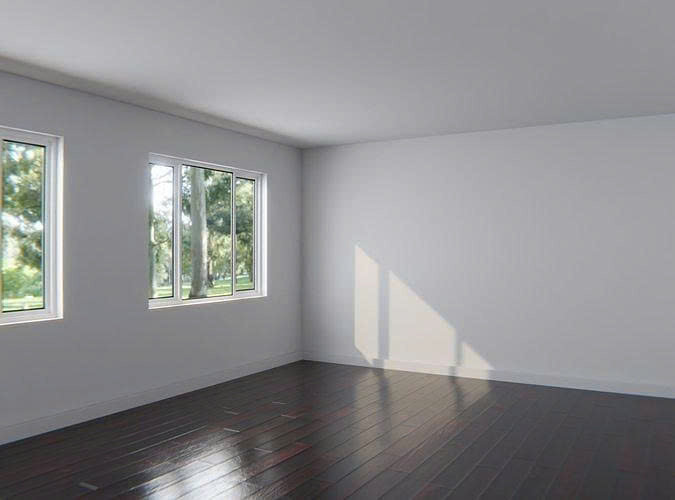
#> input picture test/reconstruction/room2.jpg, 675 x 500 px
$ python pano_lsd_align.py --i ../../../../test/reconstruction/room2.jpg --o_prefix ../../../../test/reconstruction/bedroom_0019.png
#> lines starting #> are read from the running program, lines starting #| are printed output that depends on the picture
'''
This script is helper function for preprocessing.
Most of the code are converted from LayoutNet official's matlab code.
All functions, naming rule and data flow follow official for easier
converting and comparing.
Code is not optimized for python or numpy yet.
'''

import sys
import numpy as np
from scipy.ndimage import map_coordinates
import cv2
from pylsd import lsd


# [80 lines left out: functions computeUVN, computeUVN_vec, xyz2uvN, uv2xyzN, uv2xyzN_vec, not called in this run]


def warpImageFast(im, XXdense, YYdense):
    minX = max(1., np.floor(XXdense.min()) - 1)
    minY = max(1., np.floor(YYdense.min()) - 1)

    maxX = min(im.shape[1], np.ceil(XXdense.max()) + 1)
    maxY = min(im.shape[0], np.ceil(YYdense.max()) + 1)

    im = im[int(round(minY-1)):int(round(maxY)),
            int(round(minX-1)):int(round(maxX))]

    assert XXdense.shape == YYdense.shape
    out_shape = XXdense.shape
    coordinates = [
        (YYdense - minY).reshape(-1),
        (XXdense - minX).reshape(-1),
    ]
    im_warp = np.stack([
        map_coordinates(im[..., c], coordinates, order=1).reshape(out_shape)
        for c in range(im.shape[-1])],
        axis=-1)

    return im_warp


# [47 lines left out: function rotatePanorama, not called in this run]


def imgLookAt(im, CENTERx, CENTERy, new_imgH, fov):
    sphereH = im.shape[0]
    sphereW = im.shape[1]
    warped_im = np.zeros((new_imgH, new_imgH, 3))
    TX, TY = np.meshgrid(range(1, new_imgH + 1), range(1, new_imgH + 1))
    TX = TX.reshape(-1, 1, order='F')
    TY = TY.reshape(-1, 1, order='F')
    TX = TX - 0.5 - new_imgH/2
    TY = TY - 0.5 - new_imgH/2
    r = new_imgH / 2 / np.tan(fov/2)

    # convert to 3D
    R = np.sqrt(TY ** 2 + r ** 2)
    ANGy = np.arctan(- TY / r)
    ANGy = ANGy + CENTERy

    X = np.sin(ANGy) * R
    Y = -np.cos(ANGy) * R
    Z = TX

    INDn = np.nonzero(np.abs(ANGy) > np.pi/2)

    # project back to sphere
    ANGx = np.arctan(Z / -Y)
    RZY = np.sqrt(Z ** 2 + Y ** 2)
    ANGy = np.arctan(X / RZY)

    ANGx[INDn] = ANGx[INDn] + np.pi
    ANGx = ANGx + CENTERx

    INDy = np.nonzero(ANGy < -np.pi/2)
    ANGy[INDy] = -np.pi - ANGy[INDy]
    ANGx[INDy] = ANGx[INDy] + np.pi

    INDx = np.nonzero(ANGx <= -np.pi);   ANGx[INDx] = ANGx[INDx] + 2 * np.pi
    INDx = np.nonzero(ANGx >   np.pi);   ANGx[INDx] = ANGx[INDx] - 2 * np.pi
    INDx = np.nonzero(ANGx >   np.pi);   ANGx[INDx] = ANGx[INDx] - 2 * np.pi
    INDx = np.nonzero(ANGx >   np.pi);   ANGx[INDx] = ANGx[INDx] - 2 * np.pi

    Px = (ANGx + np.pi) / (2*np.pi) * sphereW + 0.5
    Py = ((-ANGy) + np.pi/2) / np.pi * sphereH + 0.5

    INDxx = np.nonzero(Px < 1)
    Px[INDxx] = Px[INDxx] + sphereW
    im = np.concatenate([im, im[:, :2]], 1)

    Px = Px.reshape(new_imgH, new_imgH, order='F')
    Py = Py.reshape(new_imgH, new_imgH, order='F')

    warped_im = warpImageFast(im, Px, Py)

    return warped_im


def separatePano(panoImg, fov, x, y, imgSize=320):
    '''cut a panorama image into several separate views'''
    assert x.shape == y.shape
    if not isinstance(fov, np.ndarray):
        fov = fov * np.ones_like(x)

    sepScene = [
        {
            'img': imgLookAt(panoImg.copy(), xi, yi, imgSize, fovi),
            'vx': xi,
            'vy': yi,
            'fov': fovi,
            'sz': imgSize,
        }
        for xi, yi, fovi in zip(x, y, fov)
    ]

    return sepScene


def lsdWrap(img):
    '''
    Opencv implementation of
    Rafael Grompone von Gioi, JÃ©rÃ©mie Jakubowicz, Jean-Michel Morel, and Gregory Randall,
    LSD: a Line Segment Detector, Image Processing On Line, vol. 2012.
    [Rafael12] http://www.ipol.im/pub/art/2012/gjmr-lsd/?utm_source=doi
    @img
        input image
    '''
    if len(img.shape) == 3:
        img = cv2.cvtColor(img, cv2.COLOR_RGB2GRAY)

    lines = None
    try:
        lines = lsd(img, quant=0.7)
    except Exception:
        lines = None

    if lines is None:
        try:
            detector = cv2.createLineSegmentDetector(0)
            lines_cv, _, _, _ = detector.detect(img)
            if lines_cv is not None:
                lines = lines_cv.reshape(-1, 4)
                lines = np.hstack([lines, np.ones((lines.shape[0], 1))])
        except Exception:
            lines = None

    if lines is None or len(lines) == 0:
        return np.zeros_like(img), np.array([])
    edgeMap = np.zeros_like(img)
    for i in range(lines.shape[0]):
        pt1 = (int(lines[i, 0]), int(lines[i, 1]))
        pt2 = (int(lines[i, 2]), int(lines[i, 3]))
        width = lines[i, 4]
        cv2.line(edgeMap, pt1, pt2, 255, int(np.ceil(width / 2)))
    edgeList = np.concatenate([lines, np.ones_like(lines[:, :2])], 1)
    return edgeMap, edgeList


# [531 lines left out: functions edgeFromImg2Pano, _intersection, _insideRange, combineEdgesN, icosahedron2sphere, curveFitting and 6 more, not called in this run]


def panoEdgeDetection(img, viewSize=320, qError=0.7, refineIter=3):
    '''
    line detection on panorama
       INPUT:
           img: image waiting for detection, double type, range 0~1
           viewSize: image size of croped views
           qError: set smaller if more line segment wanted
       OUTPUT:
           oLines: detected line segments
           vp: vanishing point
           views: separate views of panorama
           edges: original detection of line segments in separate views
           panoEdge: image for visualize line segments
    '''
    cutSize = viewSize
    fov = np.pi / 3
    xh = np.arange(-np.pi, np.pi*5/6, np.pi/6)
    yh = np.zeros(xh.shape[0])
    xp = np.array([-3/3, -2/3, -1/3, 0/3,  1/3, 2/3, -3/3, -2/3, -1/3,  0/3,  1/3,  2/3]) * np.pi
    yp = np.array([ 1/4,  1/4,  1/4, 1/4,  1/4, 1/4, -1/4, -1/4, -1/4, -1/4, -1/4, -1/4]) * np.pi
    x = np.concatenate([xh, xp, [0, 0]])
    y = np.concatenate([yh, yp, [np.pi/2., -np.pi/2]])

    sepScene = separatePano(img.copy(), fov, x, y, cutSize)
    edge = []
    for i, scene in enumerate(sepScene):
        edgeMap, edgeList = lsdWrap(scene['img'])
        edge.append({
            'img': edgeMap,
            'edgeLst': edgeList,
            'vx': scene['vx'],
            'vy': scene['vy'],
            'fov': scene['fov'],
        })
        edge[-1]['panoLst'] = edgeFromImg2Pano(edge[-1])
    lines, olines = combineEdgesN(edge)

    clines = lines.copy()
    lines1rB, lines2rB, lines3rB = np.zeros((0, 8)), np.zeros((0, 8)), np.zeros((0, 8))
    mainDirect = np.vstack([np.eye(3), -np.eye(3)])
    score, angle = 0, 0

    if len(clines) > 0:
        for _ in range(refineIter):
            md, sc, ang = findMainDirectionEMA(clines)
            if md is None:
                break
            mainDirect, score, angle = md, sc, ang

            tp, typeCost = assignVanishingType(lines, mainDirect[:3], 0.1, 10)
            lines1 = lines[tp==0]
            lines2 = lines[tp==1]
            lines3 = lines[tp==2]

            lines1rB = refitLineSegmentB(lines1, mainDirect[0], 0)
            lines2rB = refitLineSegmentB(lines2, mainDirect[1], 0)
            lines3rB = refitLineSegmentB(lines3, mainDirect[2], 0)

            if len(lines1rB) == 0 and len(lines2rB) == 0 and len(lines3rB) == 0:
                break
            clines = np.vstack([lines1rB, lines2rB, lines3rB])

    panoEdge1r = paintParameterLine(lines1rB, img.shape[1], img.shape[0])
    panoEdge2r = paintParameterLine(lines2rB, img.shape[1], img.shape[0])
    panoEdge3r = paintParameterLine(lines3rB, img.shape[1], img.shape[0])
    panoEdger = np.stack([panoEdge1r, panoEdge2r, panoEdge3r], -1)

    # output
    olines = clines
    vp = mainDirect
    views = sepScene
    edges = edge
    panoEdge = panoEdger

    return olines, vp, views, edges, panoEdge, score, angle


if __name__ == '__main__':

    # disable OpenCV3's non thread safe OpenCL option
    cv2.ocl.setUseOpenCL(False)

    import os
    import argparse
    import PIL
    from PIL import Image
    import time

    parser = argparse.ArgumentParser()
    parser.add_argument('--i', required=True)
    parser.add_argument('--o_prefix', required=True)
    parser.add_argument('--qError', default=0.7, type=float)
    parser.add_argument('--refineIter', default=3, type=int)
    args = parser.parse_args()

    # Read image
    img_ori = np.array(Image.open(args.i).resize((1024, 512)))
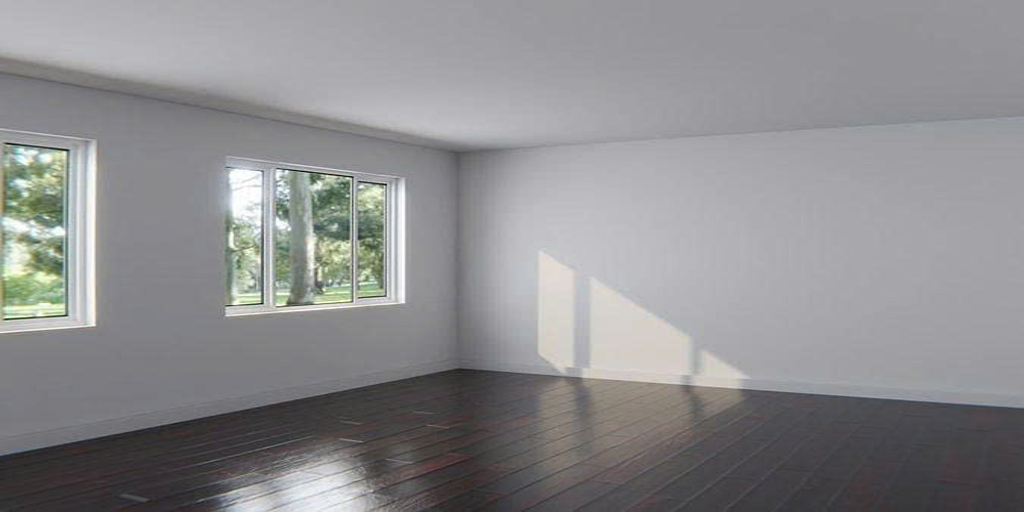
#> img_ori: shape (512, 1024, 3); mean R, G, B 141.4, 141, 142.7

    # Vanishing point estimation & Line segments detection
    s_time = time.time()
    olines, vp, views, edges, panoEdge, score, angle = panoEdgeDetection(img_ori,
                                                                         qError=args.qError,
                                                                         refineIter=args.refineIter)
#> in separatePano, `sepScene = [ { 'img': imgLookAt(panoImg.copy(), xi, yi, imgSize, fovi)..`: sepScene = 26 items
#> the loop in panoEdgeDetection, `for i, scene in enumerate(sepScene):` made 1 pass
#> pass 1, in lsdWrap, `img = cv2.cvtColor(img, cv2.COLOR_RGB2GRAY)`:
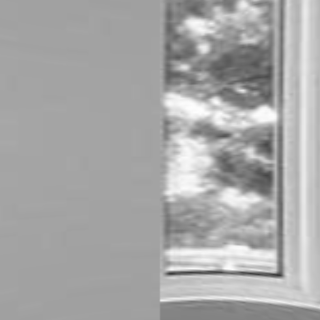
#> img: shape (320, 320); min 57, max 254, mean 167.9
#> after the loop in panoEdgeDetection, `for i, scene in enumerate(sepScene):`: edge = []
#> (the run stopped early here; a loop or call above may not have finished)

$ run again, on test/reconstruction/livingroom_41.png
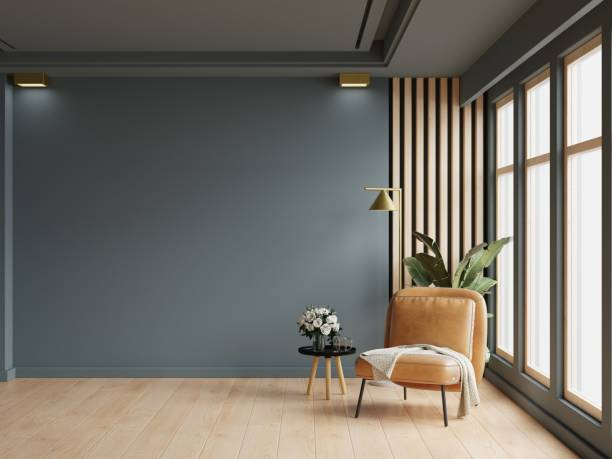
#> input picture test/reconstruction/livingroom_41.png, 612 x 459 px
#> `img_ori = np.array(Image.open(args.i).resize((1024, 512)))`:
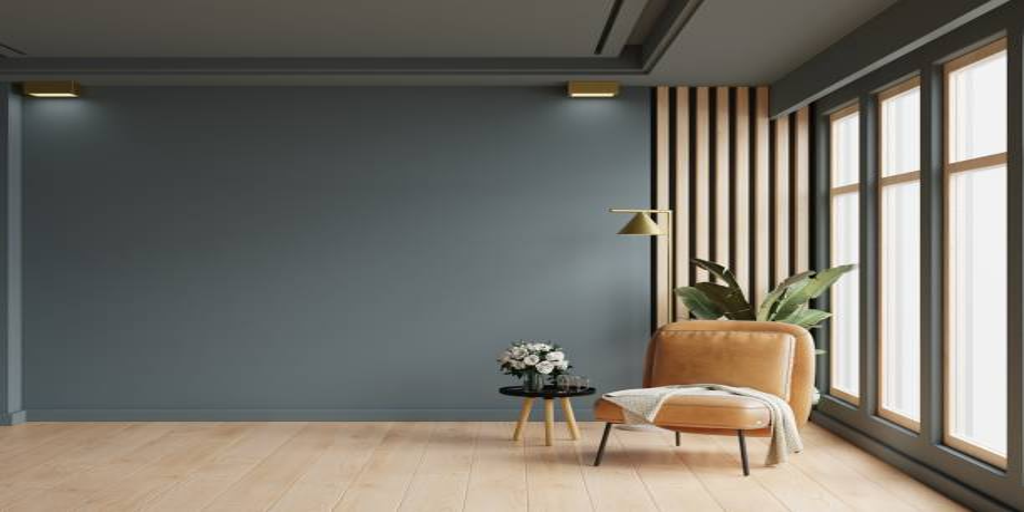
#> img_ori: shape (512, 1024, 3); mean R, G, B 117.9, 114, 105.5
#> in separatePano, `sepScene = [ { 'img': imgLookAt(panoImg.copy(), xi, yi, imgSize, fovi)..`: sepScene = 26 items
#> the loop in panoEdgeDetection, `for i, scene in enumerate(sepScene):` made 1 pass
#> pass 1, in lsdWrap, `img = cv2.cvtColor(img, cv2.COLOR_RGB2GRAY)`:
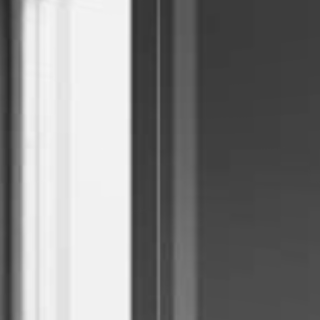
#> img: shape (320, 320); min 40, max 246, mean 128.6
#> after the loop in panoEdgeDetection, `for i, scene in enumerate(sepScene):`: edge = []
